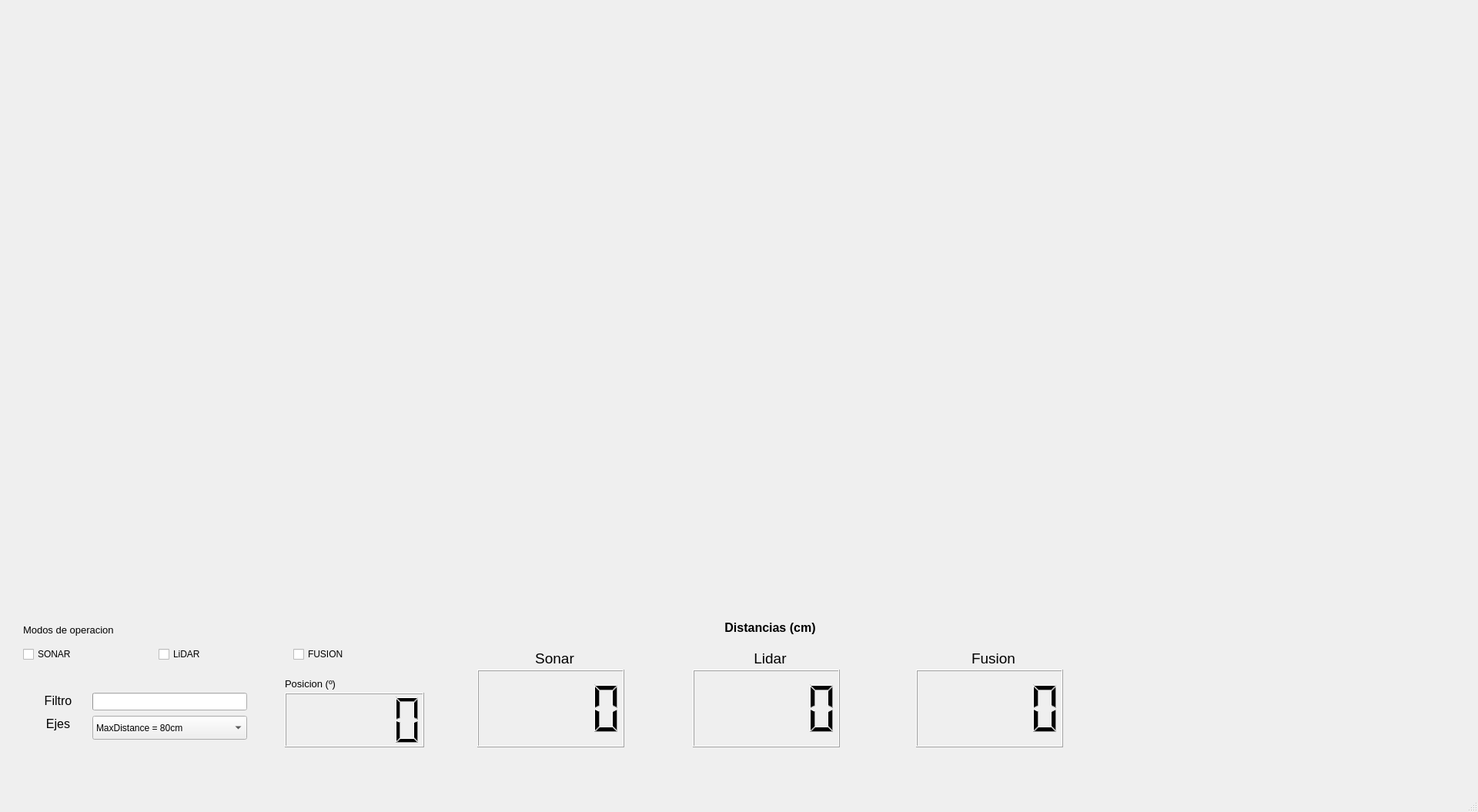
<?xml version="1.0" encoding="UTF-8"?>
<ui version="4.0">
 <class>MainWindow</class>
 <widget class="QMainWindow" name="MainWindow">
  <property name="geometry">
   <rect>
    <x>0</x>
    <y>0</y>
    <width>1920</width>
    <height>1055</height>
   </rect>
  </property>
  <property name="sizePolicy">
   <sizepolicy hsizetype="Expanding" vsizetype="Expanding">
    <horstretch>1</horstretch>
    <verstretch>0</verstretch>
   </sizepolicy>
  </property>
  <property name="windowTitle">
   <string>SOLINDAR System</string>
  </property>
  <widget class="QWidget" name="centralwidget">
   <widget class="Canvas" name="canvas" native="true">
    <property name="geometry">
     <rect>
      <x>19</x>
      <y>79</y>
      <width>1881</width>
      <height>721</height>
     </rect>
    </property>
   </widget>
   <widget class="QWidget" name="horizontalLayoutWidget">
    <property name="geometry">
     <rect>
      <x>19</x>
      <y>0</y>
      <width>1881</width>
      <height>80</height>
     </rect>
    </property>
    <layout class="QHBoxLayout" name="hlayout">
     <item>
      <widget class="QWidget" name="navigation" native="true"/>
     </item>
    </layout>
   </widget>
   <widget class="QLabel" name="label">
    <property name="geometry">
     <rect>
      <x>30</x>
      <y>810</y>
      <width>171</width>
      <height>17</height>
     </rect>
    </property>
    <property name="font">
     <font>
      <pointsize>10</pointsize>
     </font>
    </property>
    <property name="text">
     <string>Modos de operacion</string>
    </property>
   </widget>
   <widget class="QWidget" name="horizontalLayoutWidget_3">
    <property name="geometry">
     <rect>
      <x>30</x>
      <y>830</y>
      <width>521</width>
      <height>41</height>
     </rect>
    </property>
    <layout class="QHBoxLayout" name="horizontalLayout_2">
     <item>
      <widget class="QCheckBox" name="sonBox">
       <property name="text">
        <string>SONAR</string>
       </property>
      </widget>
     </item>
     <item>
      <widget class="QCheckBox" name="lidBox">
       <property name="text">
        <string>LiDAR</string>
       </property>
      </widget>
     </item>
     <item>
      <widget class="QCheckBox" name="fusBox">
       <property name="text">
        <string>FUSION</string>
       </property>
      </widget>
     </item>
    </layout>
   </widget>
   <widget class="QLabel" name="label_2">
    <property name="geometry">
     <rect>
      <x>370</x>
      <y>880</y>
      <width>131</width>
      <height>17</height>
     </rect>
    </property>
    <property name="font">
     <font>
      <pointsize>10</pointsize>
     </font>
    </property>
    <property name="text">
     <string>Posicion (º)</string>
    </property>
   </widget>
   <widget class="QLCDNumber" name="posLcd">
    <property name="geometry">
     <rect>
      <x>370</x>
      <y>900</y>
      <width>181</width>
      <height>71</height>
     </rect>
    </property>
   </widget>
   <widget class="QLabel" name="label_3">
    <property name="geometry">
     <rect>
      <x>30</x>
      <y>900</y>
      <width>91</width>
      <height>21</height>
     </rect>
    </property>
    <property name="font">
     <font>
      <pointsize>12</pointsize>
     </font>
    </property>
    <property name="text">
     <string>Filtro</string>
    </property>
    <property name="alignment">
     <set>Qt::AlignCenter</set>
    </property>
   </widget>
   <widget class="QProgressBar" name="filPro">
    <property name="geometry">
     <rect>
      <x>120</x>
      <y>900</y>
      <width>201</width>
      <height>23</height>
     </rect>
    </property>
    <property name="value">
     <number>0</number>
    </property>
    <property name="textVisible">
     <bool>false</bool>
    </property>
   </widget>
   <widget class="QLabel" name="label_4">
    <property name="geometry">
     <rect>
      <x>30</x>
      <y>930</y>
      <width>91</width>
      <height>21</height>
     </rect>
    </property>
    <property name="font">
     <font>
      <pointsize>12</pointsize>
     </font>
    </property>
    <property name="text">
     <string>Ejes</string>
    </property>
    <property name="alignment">
     <set>Qt::AlignCenter</set>
    </property>
   </widget>
   <widget class="QComboBox" name="axesCom">
    <property name="geometry">
     <rect>
      <x>120</x>
      <y>930</y>
      <width>201</width>
      <height>31</height>
     </rect>
    </property>
    <property name="editable">
     <bool>false</bool>
    </property>
    <item>
     <property name="text">
      <string>MaxDistance = 80cm</string>
     </property>
    </item>
    <item>
     <property name="text">
      <string>MaxDistance = 300cm</string>
     </property>
    </item>
   </widget>
   <widget class="QLCDNumber" name="sonLcd">
    <property name="geometry">
     <rect>
      <x>620</x>
      <y>870</y>
      <width>191</width>
      <height>101</height>
     </rect>
    </property>
   </widget>
   <widget class="QLCDNumber" name="lidLcd">
    <property name="geometry">
     <rect>
      <x>900</x>
      <y>870</y>
      <width>191</width>
      <height>101</height>
     </rect>
    </property>
   </widget>
   <widget class="QLCDNumber" name="fusLcd">
    <property name="geometry">
     <rect>
      <x>1190</x>
      <y>870</y>
      <width>191</width>
      <height>101</height>
     </rect>
    </property>
   </widget>
   <widget class="QLabel" name="label_5">
    <property name="geometry">
     <rect>
      <x>700</x>
      <y>800</y>
      <width>601</width>
      <height>31</height>
     </rect>
    </property>
    <property name="font">
     <font>
      <pointsize>12</pointsize>
      <weight>75</weight>
      <bold>true</bold>
     </font>
    </property>
    <property name="text">
     <string>Distancias (cm)</string>
    </property>
    <property name="textFormat">
     <enum>Qt::RichText</enum>
    </property>
    <property name="alignment">
     <set>Qt::AlignCenter</set>
    </property>
   </widget>
   <widget class="QLabel" name="label_6">
    <property name="geometry">
     <rect>
      <x>650</x>
      <y>840</y>
      <width>141</width>
      <height>31</height>
     </rect>
    </property>
    <property name="font">
     <font>
      <pointsize>14</pointsize>
      <italic>false</italic>
     </font>
    </property>
    <property name="text">
     <string>Sonar</string>
    </property>
    <property name="alignment">
     <set>Qt::AlignCenter</set>
    </property>
   </widget>
   <widget class="QLabel" name="label_7">
    <property name="geometry">
     <rect>
      <x>930</x>
      <y>840</y>
      <width>141</width>
      <height>31</height>
     </rect>
    </property>
    <property name="font">
     <font>
      <pointsize>14</pointsize>
      <italic>false</italic>
     </font>
    </property>
    <property name="text">
     <string>Lidar</string>
    </property>
    <property name="alignment">
     <set>Qt::AlignCenter</set>
    </property>
   </widget>
   <widget class="QLabel" name="label_8">
    <property name="geometry">
     <rect>
      <x>1220</x>
      <y>840</y>
      <width>141</width>
      <height>31</height>
     </rect>
    </property>
    <property name="font">
     <font>
      <pointsize>14</pointsize>
      <italic>false</italic>
     </font>
    </property>
    <property name="text">
     <string>Fusion</string>
    </property>
    <property name="alignment">
     <set>Qt::AlignCenter</set>
    </property>
   </widget>
  </widget>
  <widget class="QMenuBar" name="menubar">
   <property name="enabled">
    <bool>false</bool>
   </property>
   <property name="geometry">
    <rect>
     <x>0</x>
     <y>0</y>
     <width>1920</width>
     <height>26</height>
    </rect>
   </property>
  </widget>
  <widget class="QStatusBar" name="statusbar"/>
 </widget>
 <customwidgets>
  <customwidget>
   <class>Canvas</class>
   <extends>QWidget</extends>
   <header>canvas.h</header>
   <container>1</container>
  </customwidget>
 </customwidgets>
 <resources/>
 <connections/>
</ui>
